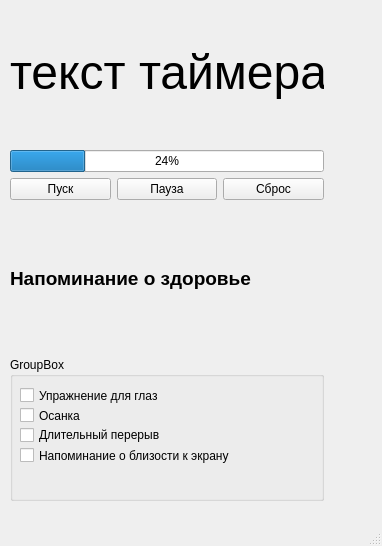
<?xml version="1.0" encoding="UTF-8"?>
<ui version="4.0">
 <class>MainWindow</class>
 <widget class="QMainWindow" name="MainWindow">
  <property name="geometry">
   <rect>
    <x>0</x>
    <y>0</y>
    <width>382</width>
    <height>546</height>
   </rect>
  </property>
  <property name="windowTitle">
   <string>Pomodoro Timer</string>
  </property>
  <widget class="QWidget" name="centralwidget">
   <widget class="QWidget" name="">
    <property name="geometry">
     <rect>
      <x>10</x>
      <y>0</y>
      <width>314</width>
      <height>501</height>
     </rect>
    </property>
    <layout class="QVBoxLayout" name="verticalLayout">
     <item>
      <widget class="QLabel" name="label">
       <property name="font">
        <font>
         <pointsize>36</pointsize>
        </font>
       </property>
       <property name="text">
        <string>текст таймера</string>
       </property>
      </widget>
     </item>
     <item>
      <widget class="QProgressBar" name="progressBar">
       <property name="value">
        <number>24</number>
       </property>
      </widget>
     </item>
     <item>
      <layout class="QHBoxLayout" name="horizontalLayout">
       <item>
        <widget class="QPushButton" name="pushButton_3">
         <property name="text">
          <string>Пуск</string>
         </property>
        </widget>
       </item>
       <item>
        <widget class="QPushButton" name="pushButton_2">
         <property name="text">
          <string>Пауза</string>
         </property>
        </widget>
       </item>
       <item>
        <widget class="QPushButton" name="pushButton">
         <property name="text">
          <string>Сброс</string>
         </property>
        </widget>
       </item>
      </layout>
     </item>
     <item>
      <widget class="QLabel" name="label_2">
       <property name="font">
        <font>
         <pointsize>14</pointsize>
         <weight>75</weight>
         <bold>true</bold>
        </font>
       </property>
       <property name="text">
        <string>Напоминание о здоровье</string>
       </property>
      </widget>
     </item>
     <item>
      <widget class="QGroupBox" name="groupBox">
       <property name="title">
        <string>GroupBox</string>
       </property>
       <widget class="QCheckBox" name="checkBox">
        <property name="geometry">
         <rect>
          <x>10</x>
          <y>30</y>
          <width>141</width>
          <height>17</height>
         </rect>
        </property>
        <property name="text">
         <string>Упражнение для глаз</string>
        </property>
       </widget>
       <widget class="QCheckBox" name="checkBox_2">
        <property name="geometry">
         <rect>
          <x>10</x>
          <y>50</y>
          <width>70</width>
          <height>17</height>
         </rect>
        </property>
        <property name="text">
         <string>Осанка</string>
        </property>
       </widget>
       <widget class="QCheckBox" name="checkBox_3">
        <property name="geometry">
         <rect>
          <x>10</x>
          <y>70</y>
          <width>141</width>
          <height>16</height>
         </rect>
        </property>
        <property name="text">
         <string>Длительный перерыв</string>
        </property>
       </widget>
       <widget class="QCheckBox" name="checkBox_4">
        <property name="geometry">
         <rect>
          <x>10</x>
          <y>90</y>
          <width>211</width>
          <height>17</height>
         </rect>
        </property>
        <property name="text">
         <string>Напоминание о близости к экрану</string>
        </property>
       </widget>
      </widget>
     </item>
    </layout>
   </widget>
  </widget>
  <widget class="QMenuBar" name="menubar">
   <property name="geometry">
    <rect>
     <x>0</x>
     <y>0</y>
     <width>382</width>
     <height>21</height>
    </rect>
   </property>
  </widget>
  <widget class="QStatusBar" name="statusbar"/>
 </widget>
 <resources/>
 <connections/>
</ui>
